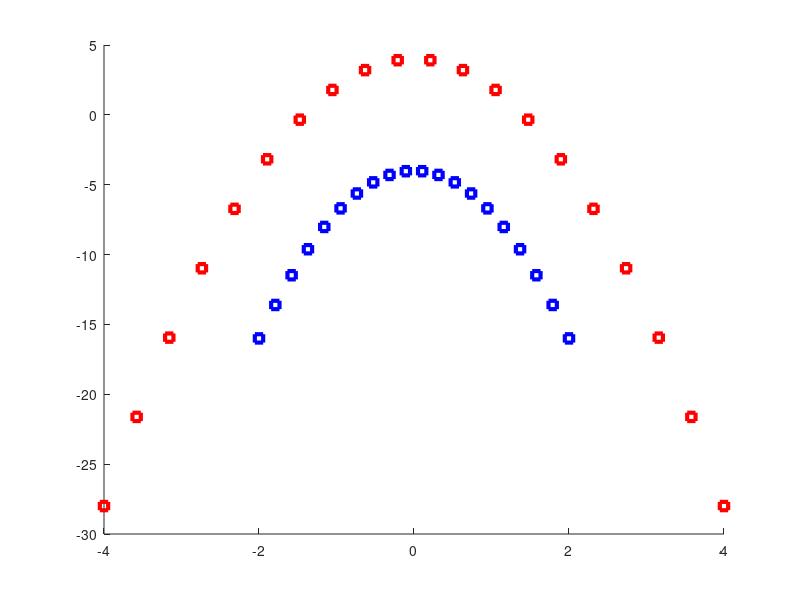
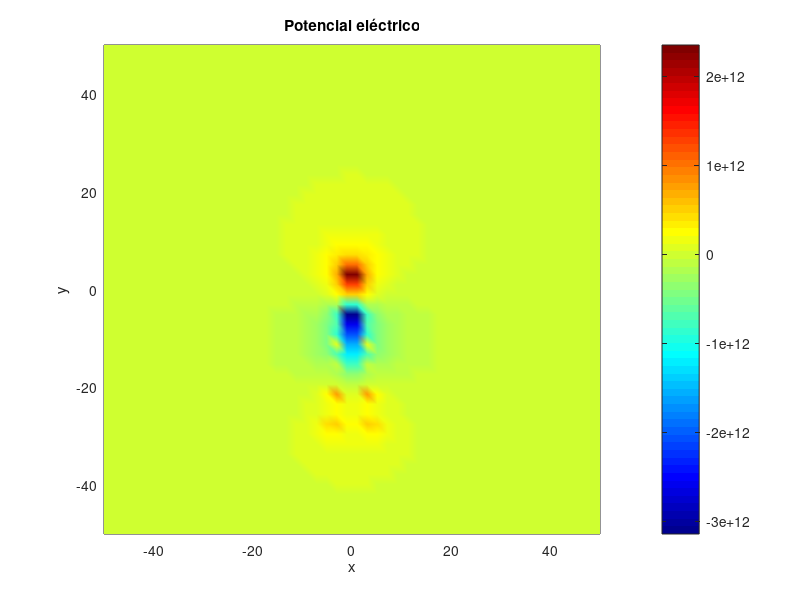
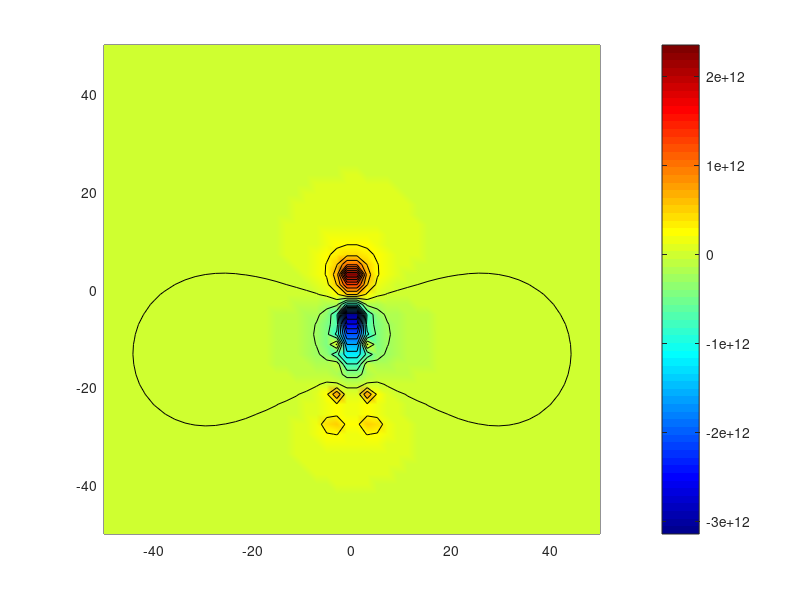

Source code (MATLAB) for these figures, in order: (Note: this script raises an error after producing the figures.)
%Didier Aguilar
%Lenin Garnica
%Albert Constantino
%Mauricio Rodriguez
clear
clc
clf

positive_plate_width = 8; negative_plate_width = 4;
space = 50; d_between_plates = 8;

charges_quantity = 20;
Q = 1000; individual_charge = Q / charges_quantity;
ke = 9e9;

points_in_space = 50;
x = linspace(-space, space, points_in_space);
y = linspace(-space, space, points_in_space);

positive_x_positions = linspace(-positive_plate_width/2, positive_plate_width/2, charges_quantity);
negative_x_positions = linspace(-negative_plate_width/2, negative_plate_width/2, charges_quantity);

create_parabola = @(x,a,c) a .* x.^2 + c;
positive_y_positions = create_parabola(positive_x_positions, -2, d_between_plates/2);
negative_y_positions = create_parabola(negative_x_positions, -3, -d_between_plates/2);

figure;
hold on;
for i = 1:charges_quantity
    plot(positive_x_positions(i), positive_y_positions(i), "rs", "LineWidth", 3)
    plot(negative_x_positions(i), negative_y_positions(i), "bs", "LineWidth", 3)
end
hold off;

%Potencial
V = zeros(points_in_space, points_in_space); % matriz del potencial
s = 1e-3;  % para evitar división por cero

for i = 1:charges_quantity
    for ix = 1:points_in_space
        for iy = 1:points_in_space
            rx = x(ix);
            ry = y(iy);

            % Potencial de carga positiva
            dxp = rx - positive_x_positions(i);
            dyp = ry - positive_y_positions(i);
            rp = sqrt(dxp^2 + dyp^2) + s;
            V(ix, iy) = V(ix, iy) + ke * individual_charge / rp;

            % Potencial de carga negativa
            dxn = rx - negative_x_positions(i);
            dyn = ry - negative_y_positions(i);
            rn = sqrt(dxn^2 + dyn^2) + s;
            V(ix, iy) = V(ix, iy) - ke * individual_charge / rn;
        end
    end
    end
[X, Y] = meshgrid(x, y); % Malla para graficar

figure
pcolor(X, Y, V')  % Mapa de color del potencial
shading interp
colormap jet
colorbar
title('Potencial eléctrico')
xlabel('x')
ylabel('y')

hold off
% equipotenciales y campo
% Reutilizamos V y [X, Y] calculados en la parte de potencial
figure
pcolor(X, Y, V');
shading interp
colormap jet
colorbar
hold on

% Líneas equipotenciales gracias a la función contour (30)
contour(X, Y, V', 20, '-k', 'LineWidth', 0.5);

% Campo eléctrico usando la función "gradient" de matlab (gradiente de V)
[Ex, Ey] = gradient(-V');
streamslice(X, Y, Ex, Ey, 1, 'color', 'g'); % Líneas de flujo verdes

title('Líneas equipotenciales y Campo Eléctrico');
xlabel('x'); ylabel('y');
hold off;
